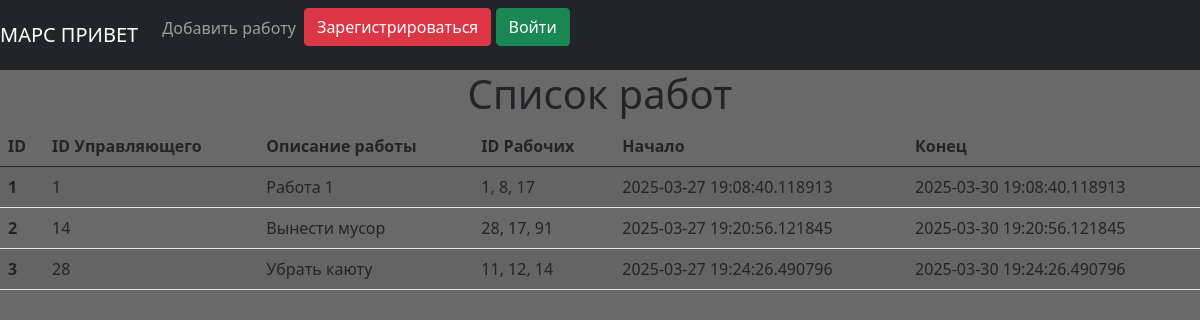
/index, run on the app's committed database.
### data/jobs.py (models this page shows)
class Jobs(SqlAlchemyBase):
    __tablename__ = 'jobs'
    id = sqlalchemy.Column(sqlalchemy.Integer,
                           primary_key=True, autoincrement=True)
    team_leader = sqlalchemy.Column(sqlalchemy.Integer, sqlalchemy.ForeignKey("users.id"), nullable=True)
    job = sqlalchemy.Column(sqlalchemy.String, nullable=True)
    work_size = sqlalchemy.Column(sqlalchemy.Integer, nullable=True)
    collaborators = sqlalchemy.Column(sqlalchemy.String, nullable=True)
    start_date = sqlalchemy.Column(sqlalchemy.DateTime, nullable=True)
    end_date = sqlalchemy.Column(sqlalchemy.DateTime, nullable=True)
    is_finished = sqlalchemy.Column(sqlalchemy.Boolean, nullable=True)

### main.py (the view)
@app.route('/')
@app.route('/index')
def index():
    db_sess = db_session.create_session()
    jobs = db_sess.query(Jobs).all()
    db_sess.commit()
    return render_template('all_jobs.html', jobs=jobs)

### data/db_session.py (called while the page is built)
def create_session() -> Session:
    global __factory
    return __factory()

### templates/all_jobs.html (shortened to what this page needs)
{% extends "base.html" %}
{% block content %}
<h1 align="center">Список работ</h1>
<table class="table table-striped">
  <thead>
    <tr>
      <th>ID</th>
      <th>ID Управляющего</th>
      <th>Описание работы</th>
      <th>ID Рабочих</th>
      <th>Начало</th>
      <th>Конец</th>
    </tr>
  </thead>
    <tbody>
        {% for item in jobs%}
      <tr>
            <th scope="row">{{item.id}}</th>
            <td>{{item.team_leader}}</td>
            <td>{{item.job}}</td>
            <td>{{item.collaborators}}</td>
            <td>{{item.start_date}}</td>
            <td>{{item.end_date}}</td>
        </tr>
    {% endfor %}
    </tbody>
</table>
{% endblock %}

### templates/base.html (shortened to what this page needs)
<!DOCTYPE html>
<html lang="en">
    <head>
                    <link rel="stylesheet"
                    href="https://cdn.jsdelivr.net/npm/bootstrap@5.0.0-beta1/dist/css/bootstrap.min.css"
>
    </head>
    <body style="background-color: #696969">
    <nav class="navbar navbar-expand-lg navbar-dark bg-dark">
  <a class="navbar-brand" href="/"> МАРС ПРИВЕТ</a>
  <div class="collapse navbar-collapse" id="navbarSupportedContent">
    <ul class="navbar-nav mr-auto">
      <li class="nav-item">
        <a class="nav-link" href="/addjob">Добавить работу</a>
      </li>
        <li class="nav-item">
            {% if current_user.is_authenticated %}
    <a class="navbar-brand" href="/logout">{{ current_user.name }}</a>
{% else %}
    <p align="right">
        <a class="btn btn-danger " href="/register">Зарегистрироваться</a>
        <a class="btn btn-success" href="/login">Войти</a>
    </p>
{% endif %}
        </li>
    </ul>
  </div>
</nav>
    {% block content %} {% endblock %}
    </body>

### data on the page
Jobs: id "1", team_leader "1", job "Работа 1", collaborators "1, 8, 17", start_date "2025-03-27 19:08:40.118913", end_date "2025-03-30 19:08:40.118913"
Jobs: id "2", team_leader "14", job "Вынести мусор", collaborators "28, 17, 91", start_date "2025-03-27 19:20:56.121845", end_date "2025-03-30 19:20:56.121845"
Jobs: id "3", team_leader "28", job "Убрать каюту", collaborators "11, 12, 14", start_date "2025-03-27 19:24:26.490796", end_date "2025-03-30 19:24:26.490796"
